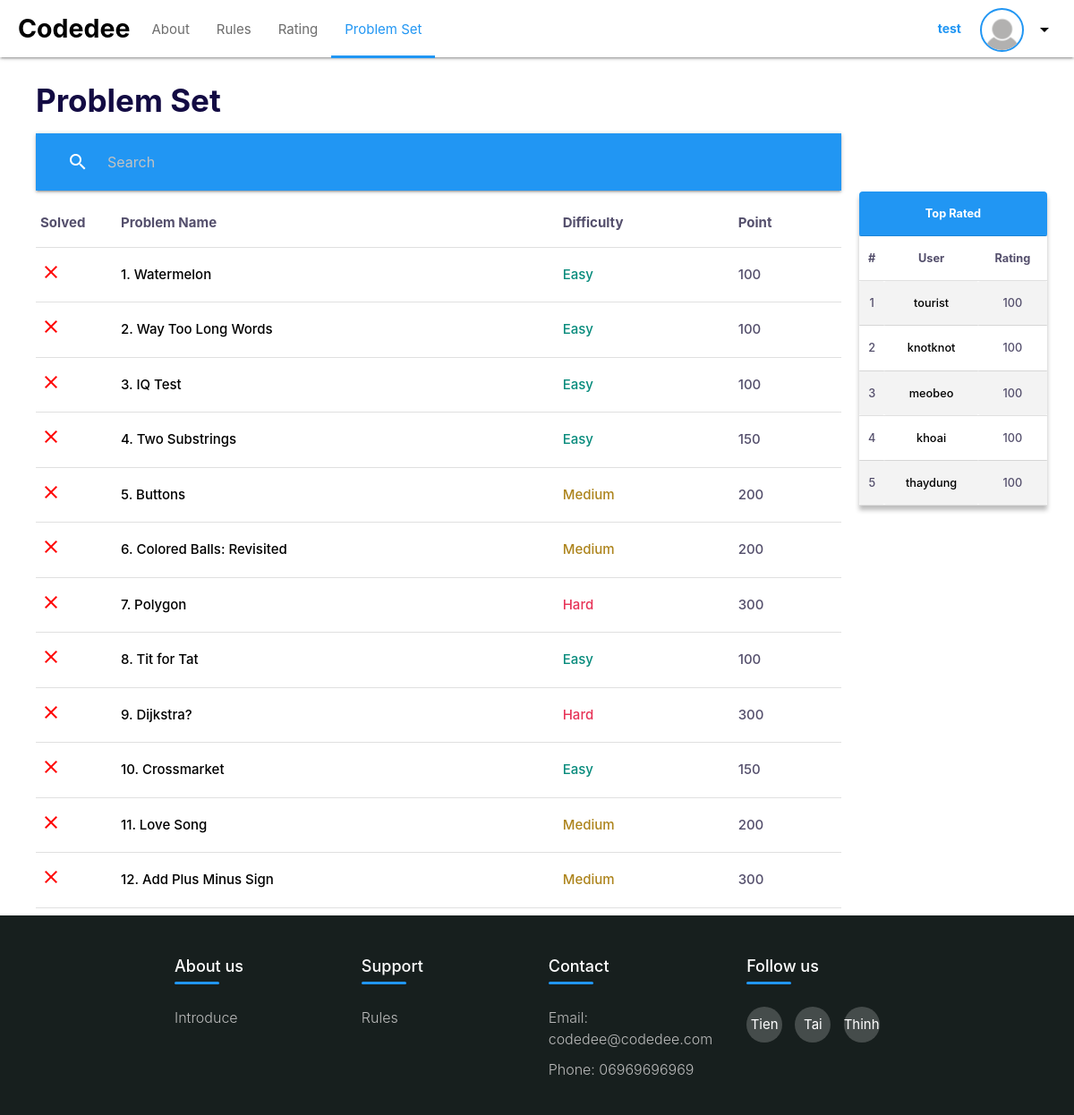
The app's page /problem_set/ (signed in), older data.
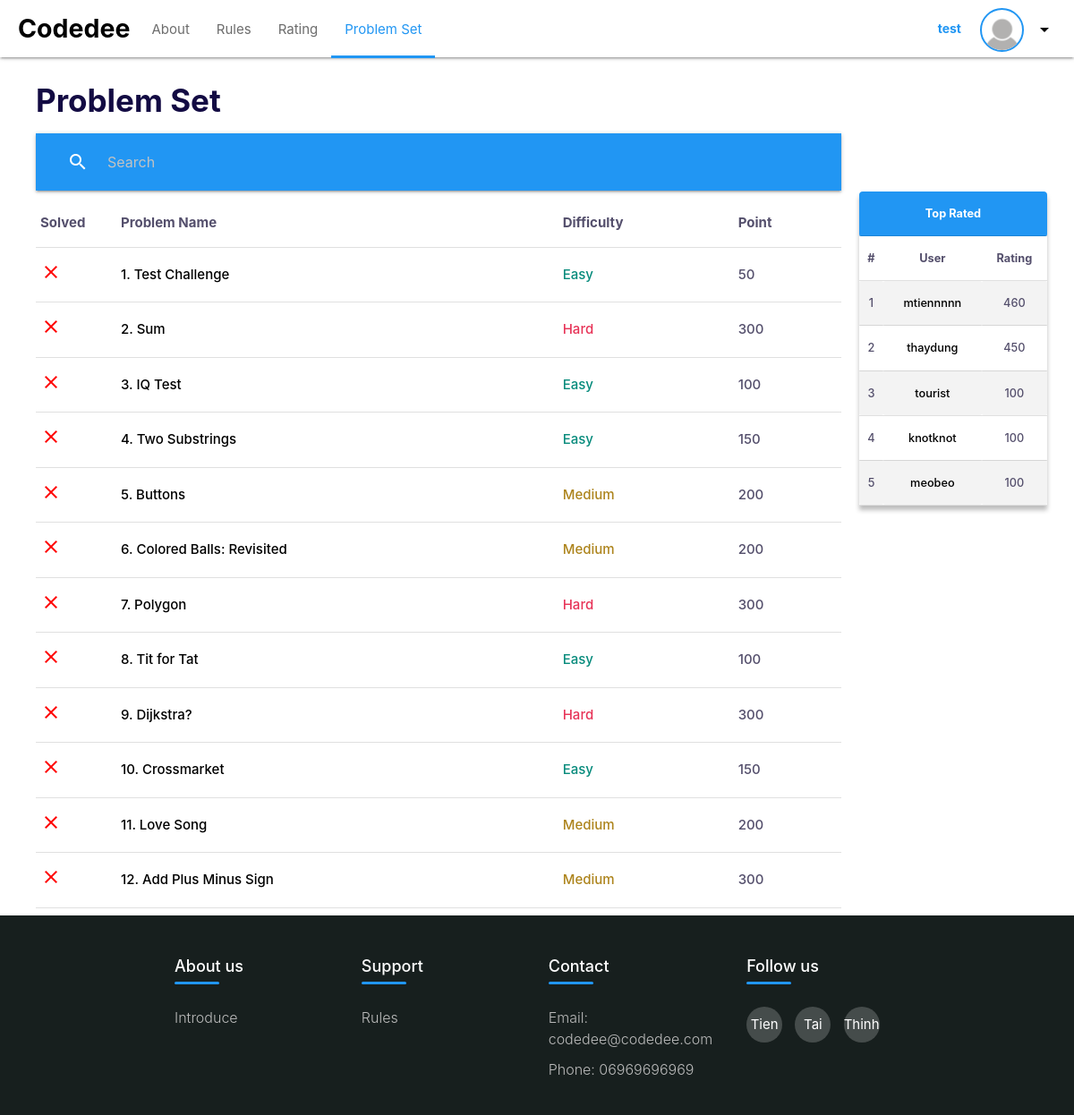
The same page, newer data.
### home/models.py (models this page shows, shortened)
class Problem(models.Model):
    id = models.IntegerField(primary_key=True)
    problemName = models.CharField(unique=True, max_length=50, null=True)
    difficulty = models.CharField(null=True, max_length=15, blank=False)
    description = models.TextField(null=False, blank=False)
    short_des = models.TextField(null=True, blank=False)
    points = models.IntegerField(null=False, default=0, blank=False)
    icon = models.CharField(null=True, blank=False, max_length=30)
    testcase = models.TextField(null=False, blank=True)
    result = models.TextField(null=False, blank=True)

class User(AbstractUser):
    username = models.CharField(unique=True, max_length=200, null=True)
    bio = models.TextField(null=False, default="Hello Codedee User", blank=True)
    avatar = models.ImageField(null=True, default="avatar.png", blank=False)
    points = models.IntegerField(null=False, default=100, blank=False)
    solved_chall = models.ManyToManyField(Problem, blank=True)

### home/views.py (the view, shortened to what this page needs)
# urls.py: path('problem_set/', views.problem_set, name='problem_set'),
@login_required(login_url="login")
def problem_set(request):
    user = User.objects.all().order_by('-points')
    problem = Problem.objects.all().order_by('id')
    context = {'users': user, 'problems': problem}
    return render(request, 'pages/problem_set.html', context)
    user = User.objects.all().order_by("-points")
    problem = Problem.objects.all().order_by("id")
    context = {"users": user, "problems": problem}
    return render(request, "pages/problem_set.html", context)

### home/templates/pages/problem_set.html (shortened to what this page needs)
{% extends 'pages/index.html' %}
{% load markdown_extras %}
{% block main-container-content %}
    <div class="main-content">
        <h3 class="big-message-main-page">Problem Set</h3>
        <nav style=" margin-top:10px ; margin-bottom:10px">
          <div class="nav-wrapper" style="background-color: #2196F3 !important">
            <form id='search'>
              <div class="input-field">
                <input type="search" name="search" id="text_search" placeholder= "Search"required>
                <label class="label-icon" for="search"><i class="material-icons">search</i></label>
                <i class="material-icons">close</i>
              </div>
            </form>
          </div>
        </nav>
        <table>
            <thead>
              <tr>
                  <th>Solved</th>
                  <th>Problem Name</th>
                  <th>Difficulty</th>
                  <th>Point</th>
              </tr>
            </thead>
            <tbody>
              {% for problems in problems %}
              <tr>
                  {% if problems in request.user.solved_chall.all %}
                    <td width="10%";><i style="color: green;" class="material-icons">check_box</i></td>
                  {% else %}
                    <td width="10%";><i style="color: red;" class="material-icons">close</i></td>
                  {% endif %}
                <td><a class="problem_set_name" href="{% url 'problem' problems.id %}">{{problems.id}}. {{problems.problemName}}</a></td>
                <td class="{{problems.difficulty}}">{{problems.difficulty}}</td>
                <td>{{problems.points}}</td>
              </tr>
              {% endfor %}
            </tbody>
          </table>
    </div>
    <div class="side-content">
        {% include 'pages/ranking_table.html' %}
    </div>
{% endblock %}

### home/templates/pages/ranking_table.html
            <table class="centered ranking-table">
                <thead style="color:white;">
                  <tr>
                      <th colspan="3">Top Rated</th>
                  </tr>
                </thead>
                <tbody>
                  <tr style="font-weight:bold;">
                    <td>#</td>
                    <td>User</td>
                    <td>Rating</td>
                  </tr>
                  {% for users in users %}
                    {% if forloop.counter <= 5 %}
                  <tr>
                    <td>{{forloop.counter}}</td>
                    <td><a href="{% url 'profile' users.username %}">{{users.username}}</a></td>
                    <td>{{users.points}}</td>
                  </tr>
                    {% endif %}
                  {% endfor %}
                </tbody>
              </table>

Row changes from the older to the newer data that the page shows:
no longer on this page (row unchanged): User: username "khoai", points "100"
changed Problem id 1: problemName "Watermelon" → "Test Challenge"; points "100" → "50"
changed Problem id 2: problemName "Way Too Long Words" → "Sum"; difficulty "Easy" → "Hard"; points "100" → "300"
now on this page (row edited): User: username "mtiennnnn", points "460"
changed User "thaydung": points "100" → "450"; moves up the list
